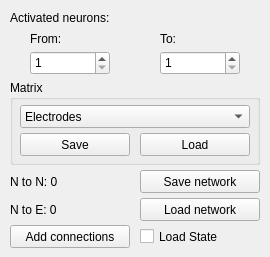
<?xml version="1.0" encoding="UTF-8"?>
<ui version="4.0">
 <class>NetworkSettingsForm</class>
 <widget class="QWidget" name="NetworkSettingsForm">
  <property name="geometry">
   <rect>
    <x>0</x>
    <y>0</y>
    <width>270</width>
    <height>257</height>
   </rect>
  </property>
  <property name="windowTitle">
   <string>Form</string>
  </property>
  <widget class="QLabel" name="ActivatedNeuronsLabel">
   <property name="geometry">
    <rect>
     <x>10</x>
     <y>10</y>
     <width>250</width>
     <height>16</height>
    </rect>
   </property>
   <property name="text">
    <string>Activated neurons:</string>
   </property>
  </widget>
  <widget class="QLabel" name="FromLabel">
   <property name="geometry">
    <rect>
     <x>30</x>
     <y>31</y>
     <width>59</width>
     <height>15</height>
    </rect>
   </property>
   <property name="text">
    <string>From:</string>
   </property>
  </widget>
  <widget class="QLabel" name="ToLabel">
   <property name="geometry">
    <rect>
     <x>160</x>
     <y>31</y>
     <width>59</width>
     <height>15</height>
    </rect>
   </property>
   <property name="text">
    <string>To:</string>
   </property>
  </widget>
  <widget class="QSpinBox" name="FromSpinBox">
   <property name="geometry">
    <rect>
     <x>30</x>
     <y>51</y>
     <width>80</width>
     <height>24</height>
    </rect>
   </property>
   <property name="minimum">
    <number>1</number>
   </property>
  </widget>
  <widget class="QSpinBox" name="ToSpinBox">
   <property name="geometry">
    <rect>
     <x>160</x>
     <y>51</y>
     <width>80</width>
     <height>24</height>
    </rect>
   </property>
   <property name="minimum">
    <number>1</number>
   </property>
  </widget>
  <widget class="QPushButton" name="LoadNetworkButton">
   <property name="geometry">
    <rect>
     <x>140</x>
     <y>198</y>
     <width>120</width>
     <height>23</height>
    </rect>
   </property>
   <property name="text">
    <string>Load network</string>
   </property>
  </widget>
  <widget class="QPushButton" name="SaveNetworkButton">
   <property name="geometry">
    <rect>
     <x>140</x>
     <y>170</y>
     <width>120</width>
     <height>23</height>
    </rect>
   </property>
   <property name="text">
    <string>Save network</string>
   </property>
  </widget>
  <widget class="QCheckBox" name="LoadStateCheckBox">
   <property name="geometry">
    <rect>
     <x>140</x>
     <y>226</y>
     <width>120</width>
     <height>21</height>
    </rect>
   </property>
   <property name="text">
    <string>Load State</string>
   </property>
  </widget>
  <widget class="QGroupBox" name="MatrixGroupBox">
   <property name="geometry">
    <rect>
     <x>10</x>
     <y>80</y>
     <width>250</width>
     <height>85</height>
    </rect>
   </property>
   <property name="title">
    <string>Matrix</string>
   </property>
   <widget class="QComboBox" name="MatrixTypeComboBox">
    <property name="geometry">
     <rect>
      <x>10</x>
      <y>25</y>
      <width>230</width>
      <height>23</height>
     </rect>
    </property>
    <item>
     <property name="text">
      <string>Electrodes</string>
     </property>
    </item>
    <item>
     <property name="text">
      <string>Neurons</string>
     </property>
    </item>
   </widget>
   <widget class="QPushButton" name="SaveButton">
    <property name="geometry">
     <rect>
      <x>10</x>
      <y>53</y>
      <width>110</width>
      <height>23</height>
     </rect>
    </property>
    <property name="text">
     <string>Save</string>
    </property>
   </widget>
   <widget class="QPushButton" name="LoadButton">
    <property name="geometry">
     <rect>
      <x>130</x>
      <y>53</y>
      <width>110</width>
      <height>23</height>
     </rect>
    </property>
    <property name="text">
     <string>Load</string>
    </property>
   </widget>
  </widget>
  <widget class="QLabel" name="NeuronConnectionsLabel">
   <property name="geometry">
    <rect>
     <x>10</x>
     <y>174</y>
     <width>120</width>
     <height>15</height>
    </rect>
   </property>
   <property name="text">
    <string>N to N: 0</string>
   </property>
  </widget>
  <widget class="QLabel" name="ElectrodeConnectionsLabel">
   <property name="geometry">
    <rect>
     <x>10</x>
     <y>202</y>
     <width>120</width>
     <height>15</height>
    </rect>
   </property>
   <property name="text">
    <string>N to E: 0</string>
   </property>
  </widget>
  <widget class="QPushButton" name="AddConnectionsButton">
   <property name="geometry">
    <rect>
     <x>10</x>
     <y>225</y>
     <width>120</width>
     <height>23</height>
    </rect>
   </property>
   <property name="text">
    <string>Add connections</string>
   </property>
  </widget>
 </widget>
 <resources/>
 <connections/>
</ui>
